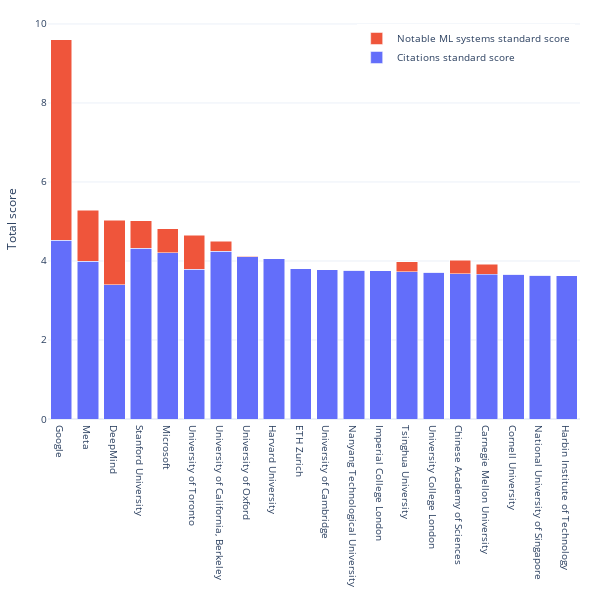

Notebook source saved alongside this figure:
### Code cell
fig = go.Figure(data=[
    go.Bar(name='Citations standard score', x=top_institutions, y=top_openalex_scores),
    go.Bar(name='Notable ML systems standard score', x=top_institutions, y=top_pcd_scores),
])

## Plot layout
fig.update_layout(barmode='stack')
fig.update_layout(
    # title='Initial ranking of companies leading in AI research',
    # xaxis_title='Company',
    yaxis_title='Total score',
)
fig.update_layout(
    legend=dict(
        yanchor="top",
        y=0.99,
        xanchor="right",
        x=0.99,
    ),
)
fig.update_layout(
    autosize=False,
    width=600,
    height=600,
    title_x=0.5,
    font=dict(size=10),
    margin=dict(l=20, r=20, t=20, b=20),
)

## Save plot
save_plot(fig, result_file_location, 'ranking_academic_industry')

## Show plot
fig.show()

### Figure 1 — Plotly figure (JSON) as saved in the notebook; plotly's stock layout.template omitted (floating-point values rounded to 4 significant figures)
{"data": [{"name": "Citations standard score", "type": "bar", "x": ["Google", "Meta", "DeepMind", "Stanford University", "Microsoft", "University of Toronto", "University of California, Berkeley", "University of Oxford", "Harvard University", "ETH Zurich", "University of Cambridge", "Nanyang Technological University", "Imperial College London", "Tsinghua University", "University College London", "Chinese Academy of Sciences", "Carnegie Mellon University", "Cornell University", "National University of Singapore", "Harbin Institute of Technology"], "y": [4.529, 3.998, 3.398, 4.326, 4.207, 3.795, 4.244, 4.113, 4.06, 3.805, 3.782, 3.762, 3.751, 3.987, 3.713, 4.021, 3.919, 3.659, 3.635, 3.631]}, {"name": "Notable ML systems standard score", "type": "bar", "x": ["Google", "Meta", "DeepMind", "Stanford University", "Microsoft", "University of Toronto", "University of California, Berkeley", "University of Oxford", "Harvard University", "ETH Zurich", "University of Cambridge", "Nanyang Technological University", "Imperial College London", "Tsinghua University", "University College London", "Chinese Academy of Sciences", "Carnegie Mellon University", "Cornell University", "National University of Singapore", "Harbin Institute of Technology"], "y": [5.066, 1.291, 1.635, 0.6909, 0.6051, 0.8625, 0.262, 0.004637, 0, 0, 0, 0, 0, -0.2527, 0, -0.3385, -0.2527, 0, 0, 0]}], "layout": {"autosize": false, "barmode": "stack", "font": {"size": 10}, "height": 600, "legend": {"x": 0.99, "xanchor": "right", "y": 0.99, "yanchor": "top"}, "margin": {"b": 20, "l": 20, "r": 20, "t": 20}, "title": {"x": 0.5}, "width": 600, "yaxis": {"title": {"text": "Total score"}}}}
